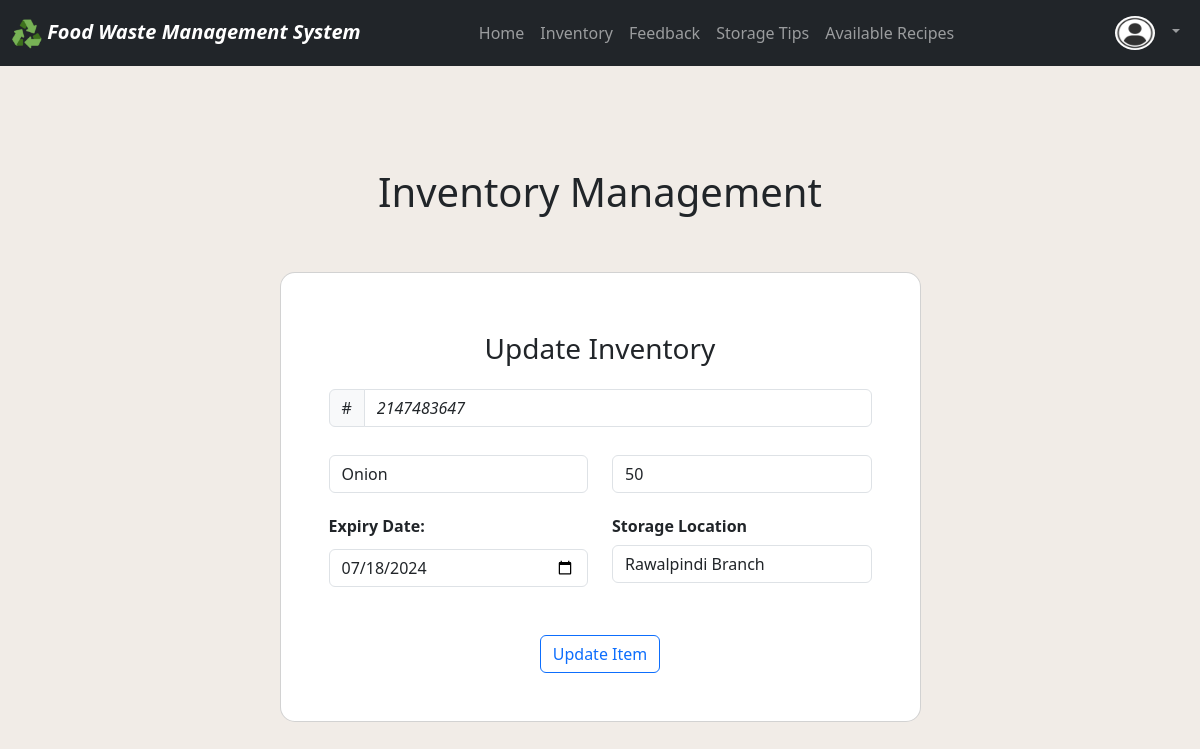
The page /views/user_dashboard/update_item.php?id=15 on the database as committed earlier.
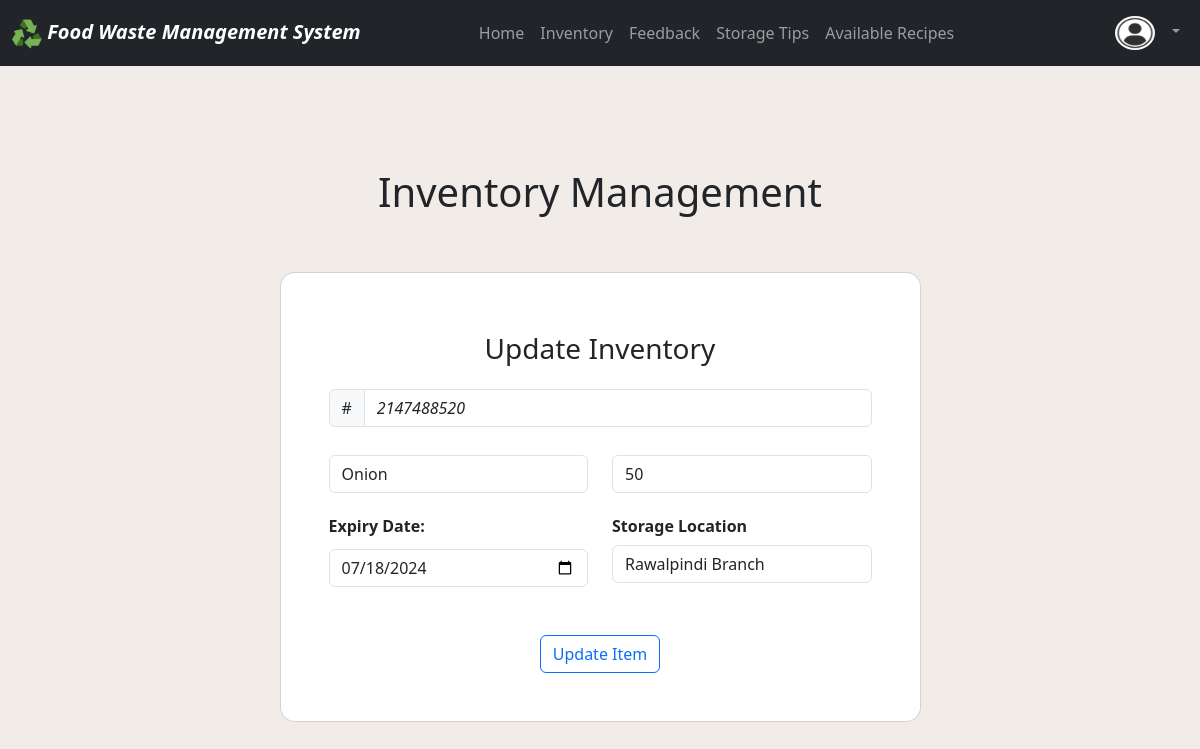
The same page on the database as committed later.
### tables this page shows
CREATE TABLE `fooditem` (
  `item_id` int(11) NOT NULL,
  `sku` text DEFAULT NULL,
  `user_id` int(11) NOT NULL,
  `item_name` varchar(255) NOT NULL,
  `quantity` int(11) NOT NULL,
  `expiry_date` date NOT NULL,
  `storage_location` varchar(255) NOT NULL
);

### views/user_dashboard/update_item.php (the view, shortened to what this page needs)
<?php
include ("../../includes/header.php");
include ("../../includes/footer.php");
include ("../../config/connection.php");
include ("navbar.php");
$id=$_GET['id'];
?>
<h1 class="text-center mt-5">Inventory Management</h1>
<section class="vh-100 gradient-custom">
    <div class="container py-5 h-25">
        <div class="row justify-content-center align-items-center h-75">
            <div class="col-12 col-lg-9 col-xl-7">
                <div class="card shadow-2-strong card-registration" style="border-radius: 15px;">
                    <div class="card-body p-4 p-md-5">
                        <h3 class="mb-4 text-center" style="margin-top:2%">Update Inventory</h3>
                        <form action="../../backend/update_item.php" method="post">
                            <?php
                            $query="SELECT * from fooditem WHERE item_id=$id";
                            $view_item_details=mysqli_query($connect,$query);
                            while($result=mysqli_fetch_assoc($view_item_details)){
                            ?>
                            <div class="row">
                                <div class="col-12 mb-4">
                                    <div class="input-group mb-1">
                                        <span class="input-group-text" id="basic-addon1">#</span>
                                        <input type="text" id="sku" name="sku" class="form-control form-control"
                                            style="font-style:italic"
                                            placeholder=""
                                            value="<?php echo $result['sku'] ?>" readonly />
                                    </div>
                                </div>
                            </div>
                            <div class="row">
                                <div class="col-md-6 mb-4">
                                    <div data-mdb-input-init class="form-outline">
                                        <input type="text" id="item_name" name="item_name"
                                            class="form-control form-control" placeholder="Food item name..."  value="<?php echo $result['item_name'] ?>"/>
                                    </div>
                                </div>
                                <div class="col-md-6 mb-4">
                                    <div data-mdb-input-init class="form-outline">
                                        <input type="number" id="quantity" name="quantity"
                                            class="form-control form-control" placeholder="Quantity..." value="<?php echo $result['quantity'] ?>"/>
                                    </div>
                                </div>
                            </div>
                            <div class="row">
                                <div class="col-md-6 mb-4 d-flex align-items-center">
                                    <div data-mdb-input-init class="form-outline datepicker w-100">
                                        <h6 class="mb-2 pb-1"><strong>Expiry Date: </strong></h6>
                                            <input id="expiry_date" name="expiry_date" class="form-control" type="date" placeholder="Enter expiry date..." value="<?php echo $result['expiry_date'] ?>"/>
                                    </div>
                                </div>
                                <div class="col-md-6 mb-4">
                                    <h6 class=""><strong>Storage Location</strong> </h6>
                                    <select class="select form-control" name="storage_location">
                                        <option  value="<?php echo $result['storage_location'] ?>" selected>
                                            <?php
                                                switch($result['storage_location']){
                                                    case 'rwp_branch':
                                                        echo "Rawalpindi Branch";
                                                        break;
                                                        break;                                                }
                                                ?>
                                        </option>
                                    </select>
                                </div>
                            </div>
                            <div class="mt-3 pt-2 text-center">
                                    <button class="btn btn-outline-primary" name="update_item" type="submit" value="Update Item">
                                       Update Item
                                    </button>
                            </div>
                        </form>
                        <?php
                    }
                    ?>
                    </div>
                </div>
            </div>
        </div>
    </div>
</section>
<?php include('../../includes/footer.php') ?>

Rows that differ between the two databases and show on the page:
changed fooditem "Onion": sku "2147483647" → "2147488520"
